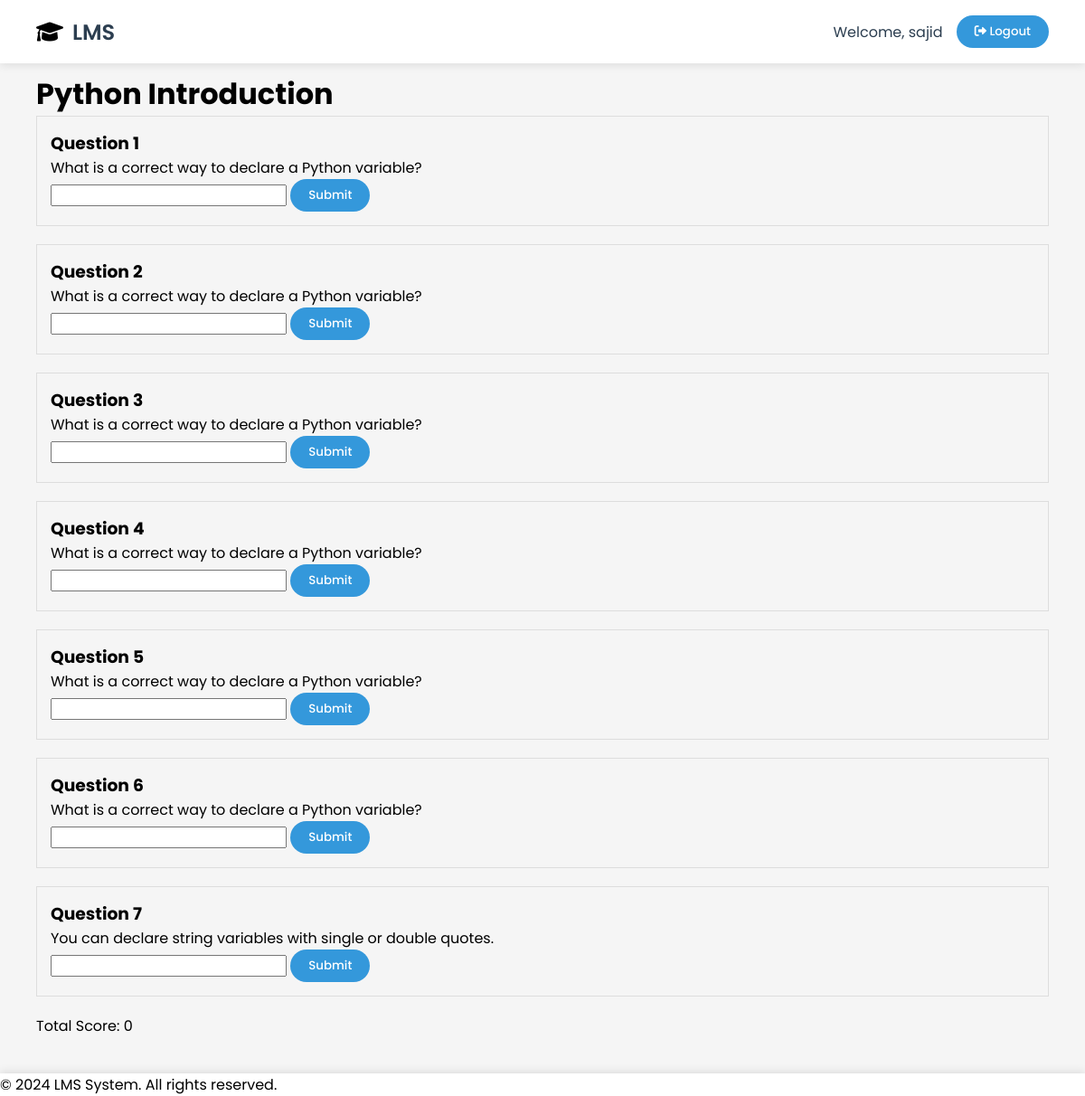
Screenshot of /teacher/student/lesson/54/37/ (signed in) with the database file from the repository.
### auth_app/models.py (models this page shows)
class User(AbstractUser):
    is_student = models.BooleanField(default=False)
    is_teacher = models.BooleanField(default=False)
    is_admin = models.BooleanField(default=False)

### teacher/models.py (models this page shows)
class Lesson(models.Model):
    name=models.CharField(max_length=100)
    description=models.TextField()
    course=models.ForeignKey(Course, on_delete=models.CASCADE,related_name='lessons')

class Question(models.Model):
    QUESTION_TYPES = [
        ('fill_in_the_blank', 'Fill in the Blank'),
        ('true_false', 'True/False'),
        ('multiple_choice', 'Multiple Choice'),
    ]
    text = models.TextField()
    lesson = models.ForeignKey(Lesson, on_delete=models.CASCADE, related_name='questions')
    question_type = models.CharField(max_length=20, choices=QUESTION_TYPES, default='fill_in_the_blank')
    correct_answer = models.CharField(max_length=200)

### teacher/views.py (the view)
# urls.py: path('student/lesson/<int:course_id>/<int:lesson_id>/', views.study_lesson, name='student_study_lesson'),
@login_required
@user_passes_test(lambda u: u.is_student)
def study_lesson(request, course_id, lesson_id):
    course =Course.objects.get(id=course_id)
    lesson = Lesson.objects.get(id=lesson_id, course=course)
    questions = lesson.questions.all()
    data = {
        'course': course,
        'lesson': lesson,
        'questions': questions,
    }
    return render(request, 'student/lesson_detail.html', data)

### templates/student/lesson_detail.html (shortened to what this page needs)
{% extends 'base/base.html' %}
{% load static %}
{% block content %}
<main>
    <h1>{{ lesson.name }}</h1>
    <div id="questions-container">
        {% for question in questions %}
        <div class="question-box" style="margin-bottom: 20px; padding: 15px; border: 1px solid #ddd;">
            <h3>Question {{ forloop.counter }}</h3>
            <p>{{ question.text }}</p>
            <form class="answer-form" data-question-id="{{ question.id }}">
                <input type="text" name="answer" required>
                <button type="submit">Submit</button>
            </form>
        </div>
        {% endfor %}
    </div>
    <div id="total-score" style="margin-top: 20px;">
        Total Score: <span id="score-value">0</span>
    </div>
</main>
{% endblock %}

### templates/base/base.html (shortened to what this page needs)
{% load static %}
<!DOCTYPE html>
<html lang="en">
<head>
    <link rel="stylesheet" href="https://cdnjs.cloudflare.com/ajax/libs/font-awesome/6.0.0/css/all.min.css">
</head>
<body>
    <header>
        <nav class="nav_bar">
            <div class="right_nav_bar">
                <div class="logo">
                    <i class="fas fa-graduation-cap"></i>
                    <p>LMS</p>
                </div>
            </div>
            <div class="left_nav_bar">
                <div class="button-field">
                    {% if user.is_authenticated %}
                    <div class="teacher-info">
                        <span>Welcome, {{ user.username }}</span>
                        <form action="{% url 'logout' %}" method="post">
                            <button type="submit" class="btn">
                                <i class="fas fa-sign-out-alt"></i> Logout
                            </button>
                        </form>
                    </div>
                    {% else %}
                    <form action="{% url 'login' %}" method="get">
                        <button type="submit" class="btn">
                            <i class="fas fa-sign-in-alt"></i> Login
                        </button>
                    </form>
                    {% endif %}
                </div>
            </div>
        </nav>
    </header>
    <main>
        {% block content %}
        {% endblock %}
    </main>
    <footer>
        <p>&copy; {% now "Y" %} LMS System. All rights reserved.</p>
    </footer>
</body>
</html>

### templates/base/base.html (style rules this page uses)
* { margin: 0; padding: 0; box-sizing: border-box; font-family: 'Poppins', sans-serif; }
body { background-color: #f5f5f5; min-height: 100vh; display: flex; flex-direction: column; }
nav { display: flex; justify-content: space-between; align-items: center; width: 100%; height: 70px; background: white; padding: 0 40px; box-shadow: 0 2px 10px rgba(0, 0, 0, 0.1); position: fixed; top: 0; z-index: 1000; }
.right_nav_bar { display: flex; align-items: center; }
.logo { display: flex !important; align-items: center !important; gap: 10px; }
.logo i { font-size: 24px; }
.logo p { font-size: 24px; font-weight: 600; color: #2c3e50; }
.left_nav_bar .button-field { display: flex; gap: 15px; align-items: center; }
.teacher-info { display: flex; align-items: center; gap: 15px; color: #2c3e50; }
button { padding: 8px 20px; border: none; border-radius: 20px; background: #3498db; color: white; cursor: pointer; font-weight: 500; }
main { margin-top: 20px; padding: 20px; min-height: 500px; }
footer { width: 100%; background: white !important; align-items: center !important; position: relative; bottom: 0; box-shadow: 0 -2px 10px rgba(0, 0, 0, 0.1); }

### rows the page displays
Lesson: name "Python Introduction"
Question: text "What is a correct way to declare a Python variable?"
Question: text "What is a correct way to declare a Python variable?"
Question: text "What is a correct way to declare a Python variable?"
Question: text "What is a correct way to declare a Python variable?"
Question: text "What is a correct way to declare a Python variable?"
Question: text "What is a correct way to declare a Python variable?"
Question: text "You can declare string variables with single or double quotes."

### other values shown
{{ user.username }} "sajid"
